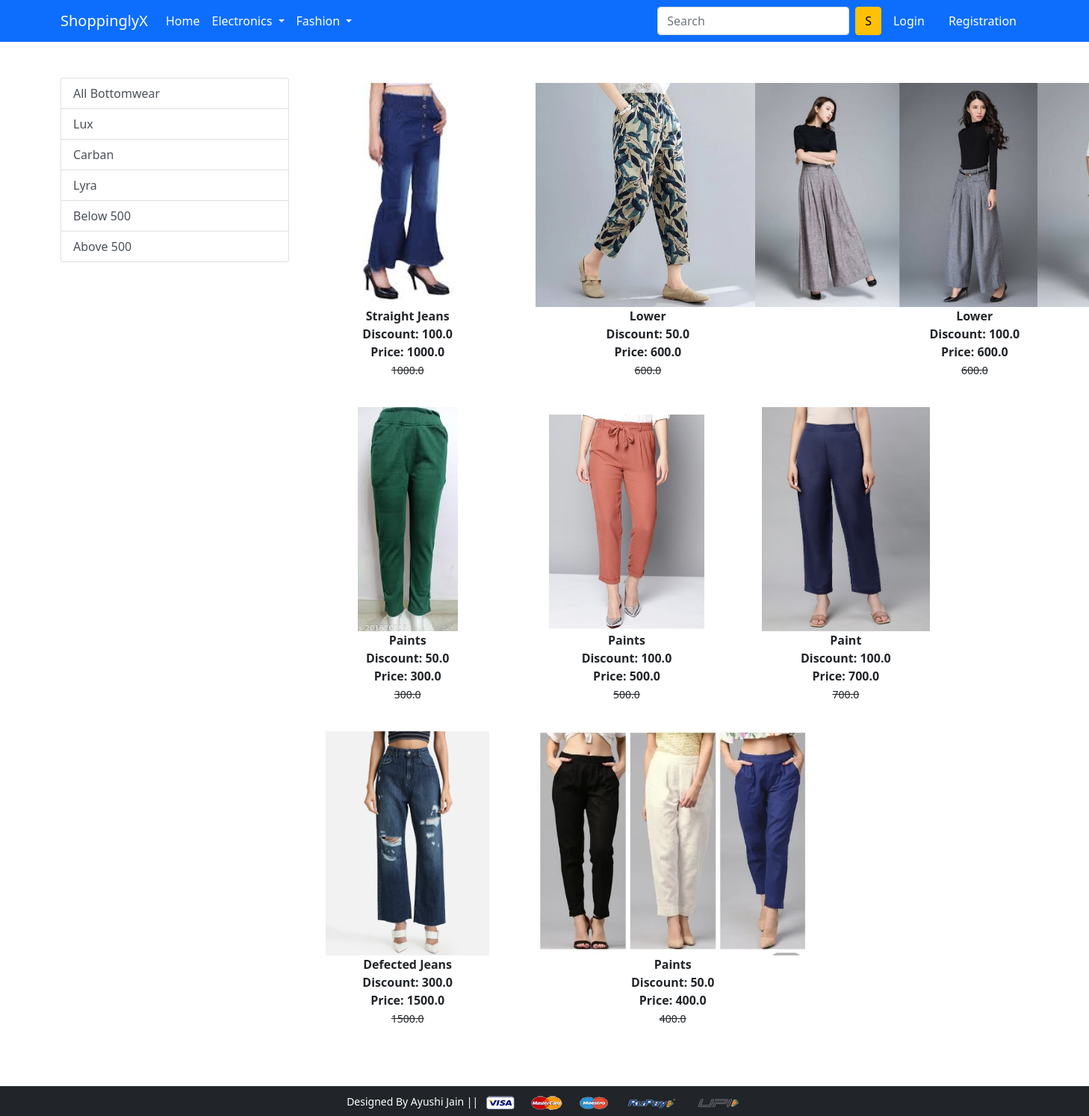
The app's page /bottomwear/ with its own data.
### app/models.py (models this page shows, shortened)
class Product(models.Model):
    title=models.CharField(max_length=100)
    selling_price=models.FloatField()
    discounted_price=models.FloatField()
    description=models.TextField()
    brand=models.CharField(max_length=100)
    category=models.CharField(choices=CATEGORY_CHOICES,max_length=2)
    product_image=models.ImageField(upload_to='productimg')

### app/views.py (the view)
# urls.py: path('bottomwear/', views.Bottomwear, name='bottomwear'),
def Bottomwear(request, data=None):
    totalitem=0
    if data == None:
        bottom=Product.objects.filter(category='BW')
    elif data=='lux' or data=='Lyra' or data=='carban':
        bottom=Product.objects.filter(category='BW').filter(brand=data)
    elif data=='below':
        bottom=Product.objects.filter(category='BW').filter(selling_price__lt=500)
    elif data=='above':
        bottom=Product.objects.filter(category='BW').filter(selling_price__gt=500)
    if request.user.is_authenticated:
        totalitem=len(Cart.objects.filter(user=request.user))
    return render(request, 'app/bottomwear.html',{'bottom':bottom,'totalitem':totalitem})

### app/templates/app/bottomwear.html (shortened to what this page needs)
{% extends 'app/base.html' %}
{% load static %}
{% block main-content %}
<div class="container my-5">
 <div class="row">
  <div class="col-sm-3">
   <div class='list-group'>
    <a href="{% url 'bottomwear' %}" class="list-group-item list-group-item-action" aria-current="true">All Bottomwear</a>
    <a href="{% url 'bottomdata' 'lux' %}" class="list-group-item list-group-item-action" aria-current="true">Lux</a>
    <a href="{% url 'bottomdata' 'carban' %}" class="list-group-item list-group-item-action" aria-current="true">Carban</a>
    <a href="{% url 'bottomdata' 'Lyra' %}" class="list-group-item list-group-item-action" aria-current="true">Lyra</a>
    <a href="{% url 'bottomdata' 'below' %}" class="list-group-item list-group-item-action" aria-current="true">Below 500</a>
    <a href="{% url 'bottomdata' 'above' %}" class="list-group-item list-group-item-action" aria-current="true">Above 500</a>
   </div>
</div>
  <div class="col-sm-8">
    <div class="row">
        {% for b in bottom %}
        <div class="col-sm-4 text-center mb-4">
            <a href="{% url 'product-detail' b.id %}" class="btn">
            <div class="item">
               <img src="{{b.product_image.url}}" alt="" height="300" class="">
               <div class="fw-bold">{{b.title}}</div>
               <div class="fw-bold">Discount: {{b.discounted_price}}</div>
               <div class="fw-bold">Price: {{b.selling_price}}</div>
               <small class="fw-light text-decoration-line-through"> {{b.selling_price}}</small>
            </div>
        </a>
        </div>
    {% endfor %}
    </div>
  </div>
 </div>
</div>
{% endblock main-content %}

### records on screen
Product: product_image (picture), title "Straight Jeans", discounted_price "100.0", selling_price "1000.0"
Product: product_image (picture), title "Lower", discounted_price "50.0", selling_price "600.0"
Product: product_image (picture), title "Lower", discounted_price "100.0", selling_price "600.0"
Product: product_image (picture), title "Paints", discounted_price "50.0", selling_price "300.0"
Product: product_image (picture), title "Paints", discounted_price "100.0", selling_price "500.0"
Product: product_image (picture), title "Paint", discounted_price "100.0", selling_price "700.0"
Product: product_image (picture), title "Defected Jeans", discounted_price "300.0", selling_price "1500.0"
Product: product_image (picture), title "Paints", discounted_price "50.0", selling_price "400.0"
